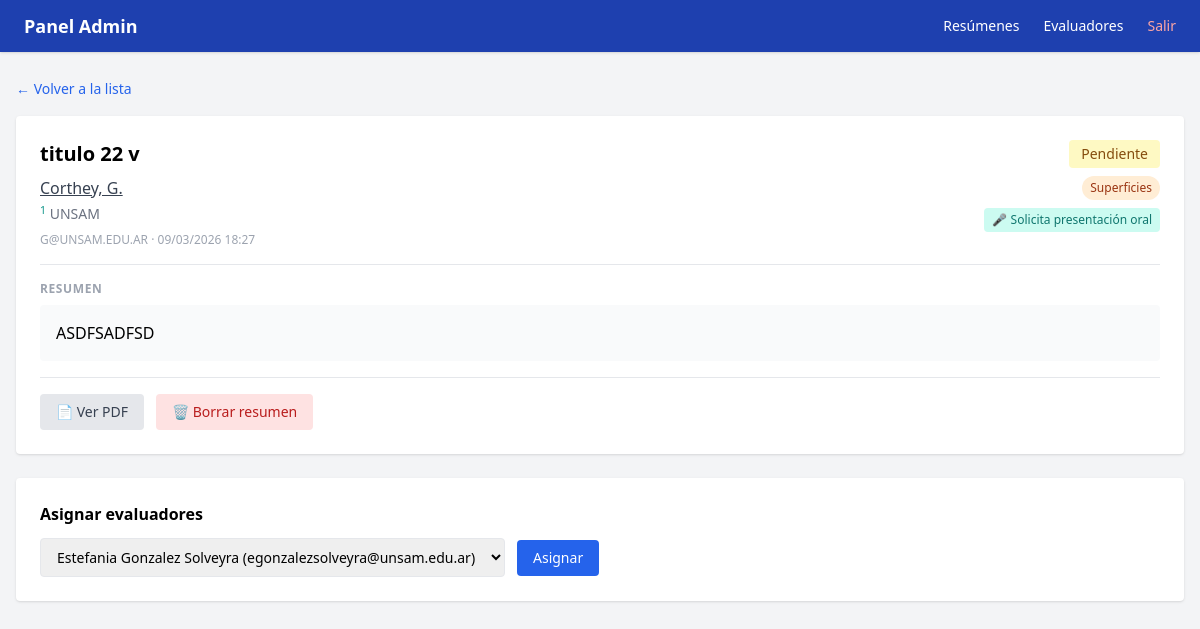
The app's page /admin/abstracts/7 (signed in) with its own data.
### app/models.py (models this page shows)
class Abstract(Base):
    __tablename__ = "abstracts"
    id = Column(Integer, primary_key=True, index=True)
    titulo = Column(String, nullable=False)
    autor = Column(String, nullable=False)
    afiliacion = Column(String, nullable=False)
    email_autor = Column(String, nullable=False)
    contenido_html = Column(Text, nullable=False)
    presentacion_oral = Column(Integer, default=0)  # 1 = sí
    estado = Column(Enum(EstadoEnum), default=EstadoEnum.pendiente)
    fecha_envio = Column(DateTime, default=datetime.utcnow)
    reviews = relationship("Review", back_populates="abstract")
    asignaciones = relationship("Asignacion", back_populates="abstract")
    autores = relationship("Autor", back_populates="abstract", order_by="Autor.orden")
    afiliaciones = relationship("Afiliacion", back_populates="abstract", order_by="Afiliacion.orden")
    area_tematica = Column(String, nullable=True)
    referencias_html = Column(Text, nullable=True)

class Autor(Base):
    __tablename__ = "autores"
    id = Column(Integer, primary_key=True, index=True)
    abstract_id = Column(Integer, ForeignKey("abstracts.id"), nullable=False)
    nombre = Column(String, nullable=False)
    orden = Column(Integer, nullable=False)
    es_presentador = Column(Integer, default=0)  # 1 = sí
    afiliaciones_ids = Column(String, nullable=True)  # ej: "1,2"
    abstract = relationship("Abstract", back_populates="autores")

class Afiliacion(Base):
    __tablename__ = "afiliaciones"
    id = Column(Integer, primary_key=True, index=True)
    abstract_id = Column(Integer, ForeignKey("abstracts.id"), nullable=False)
    nombre = Column(String, nullable=False)
    orden = Column(Integer, nullable=False)
    abstract = relationship("Abstract", back_populates="afiliaciones")

### app/main.py (the view)
@app.get("/admin/abstracts/{abstract_id}", response_class=HTMLResponse)
def admin_abstract_detail(
    abstract_id: int,
    request: Request,
    current_user: models.User = Depends(require_admin),
    db: Session = Depends(get_db)
):
    abstract = db.query(models.Abstract).filter(models.Abstract.id == abstract_id).first()
    if not abstract:
        raise HTTPException(status_code=404, detail="No encontrado")
    evaluadores = db.query(models.User).filter(models.User.role == models.RoleEnum.evaluador).all()
    asignados_ids = [a.evaluador_id for a in abstract.asignaciones]
    evaluadores_disponibles = [e for e in evaluadores if e.id not in asignados_ids]
    reviews = db.query(models.Review).filter(models.Review.abstract_id == abstract_id).all()
    return templates.TemplateResponse("admin/abstract_detail.html", {
        "request": request,
        "abstract": abstract,
        "evaluadores_disponibles": evaluadores_disponibles,
        "reviews": reviews,
        "current_user": current_user
    })

### app/templates/admin/abstract_detail.html (shortened to what this page needs)
{% extends "admin/base.html" %}
{% block content %}
<a href="/admin" class="text-blue-600 text-sm hover:underline">← Volver a la lista</a>
<div class="mt-4 bg-white rounded shadow p-6 mb-6">
    <div class="flex flex-col md:flex-row md:items-start md:justify-between mb-4 gap-3">
        <div class="flex-1">
            <h1 class="text-xl font-bold">{{ abstract.titulo | striptags }}</h1>
            <p class="text-gray-700 mt-2">
                {% for autor in abstract.autores %}
                    {% if autor.es_presentador %}<span class="underline">{% endif %}
                    {{ autor.nombre }}
                    {% if autor.es_presentador %}</span>{% endif %}
                {% endfor %}
            </p>
            <div class="mt-1">
                {% for afil in abstract.afiliaciones %}
                    <p class="text-gray-500 text-sm">
                        <sup class="text-teal-600">{{ afil.orden }}</sup> {{ afil.nombre }}
                    </p>
                {% endfor %}
            </div>
            <p class="text-gray-400 text-xs mt-2">
                {{ abstract.email_autor }} · {{ abstract.fecha_envio.strftime('%d/%m/%Y %H:%M') }}
            </p>
        </div>
        <div class="flex flex-row md:flex-col items-start md:items-end flex-wrap gap-2 md:ml-4">
            {% if abstract.estado.value == 'pendiente' %}
                <span class="bg-yellow-100 text-yellow-800 px-3 py-1 rounded text-sm">Pendiente</span>
            {% elif abstract.estado.value == 'aprobado' %}
                <span class="bg-green-100 text-green-800 px-3 py-1 rounded text-sm">Aprobado</span>
            {% else %}
                <span class="bg-red-100 text-red-800 px-3 py-1 rounded text-sm">Rechazado</span>
            {% endif %}
            {% set area_info = {
                '1': ('Síntesis de nanomateriales', 'bg-blue-100 text-blue-800'),
                '2': ('Autoensamblado', 'bg-purple-100 text-purple-800'),
                '3': ('Nanobiointerfaces', 'bg-green-100 text-green-800'),
                '4': ('Superficies', 'bg-orange-100 text-orange-800'),
                '5': ('Propiedades de nanomateriales', 'bg-yellow-100 text-yellow-800'),
                '6': ('Aplicaciones', 'bg-teal-100 text-teal-800'),
                '7': ('Nanotecnología y Salud', 'bg-red-100 text-red-800'),
            } %}
            {% set info = area_info.get(abstract.area_tematica, ('—', 'bg-gray-100 text-gray-500')) %}
            <span class="px-2 py-1 rounded-full text-xs font-medium {{ info[1] }}">{{ info[0] }}</span>
            {% if abstract.presentacion_oral %}
                <span class="bg-teal-100 text-teal-700 px-2 py-1 rounded text-xs">🎤 Solicita presentación oral</span>
            {% else %}
                <span class="bg-gray-100 text-gray-500 px-2 py-1 rounded text-xs">📋 Solo póster</span>
            {% endif %}
        </div>
    </div>
    <div class="border-t pt-4 mb-4">
        <p class="text-xs text-gray-400 font-semibold uppercase tracking-wider mb-2">Resumen</p>
        <div class="prose max-w-none bg-gray-50 rounded p-4">
            {{ abstract.contenido_html | safe }}
        </div>
    </div>
<div class="border-t pt-4 flex flex-wrap gap-3">
    <a href="/abstracts/{{ abstract.id }}/pdf" target="_blank"
        class="bg-gray-200 text-gray-700 px-4 py-2 rounded hover:bg-gray-300 text-sm inline-block">📄 Ver PDF</a>
    <form method="post" action="/admin/abstracts/{{ abstract.id }}/delete"
        onsubmit="return confirm('¿Seguro que querés borrar este resumen? Esta acción no se puede deshacer.')">
        <button class="bg-red-100 text-red-700 px-4 py-2 rounded hover:bg-red-200 text-sm">🗑 Borrar resumen</button>
    </form>
</div>
</div>
<div class="bg-white rounded shadow p-6 mb-6">
    <h2 class="font-semibold mb-3">Asignar evaluadores</h2>
    {% if evaluadores_disponibles %}
    <form method="post" action="/admin/abstracts/{{ abstract.id }}/asignar" class="flex flex-col sm:flex-row gap-3 items-start sm:items-center">
        <select name="evaluador_id" class="w-full sm:w-auto border rounded px-3 py-2 text-sm focus:outline-none focus:ring-2 focus:ring-blue-400">
            {% for e in evaluadores_disponibles %}
                <option value="{{ e.id }}">{{ e.nombre }} ({{ e.email }})</option>
            {% endfor %}
        </select>
        <button class="bg-blue-600 text-white px-4 py-2 rounded hover:bg-blue-700 text-sm whitespace-nowrap">Asignar</button>
    </form>
    {% else %}
        <p class="text-gray-400 text-sm">No hay evaluadores disponibles. <a href="/admin/evaluadores" class="text-blue-600 hover:underline">Crear evaluadores</a></p>
    {% endif %}
</div>
{% endblock %}

### records on screen
Abstract: titulo "titulo 22 v", email_autor "G@UNSAM.EDU.AR", fecha_envio "09/03/2026 18:27", contenido_html "ASDFSADFSD"
Autor: nombre "Corthey, G."
Afiliacion: orden "1", nombre "UNSAM"

### other values on screen
{{ info[0] }} "Superficies"
form field evaluador_id "Estefania Gonzalez Solveyra (egonzalezsolveyra@unsam.edu.ar)"
